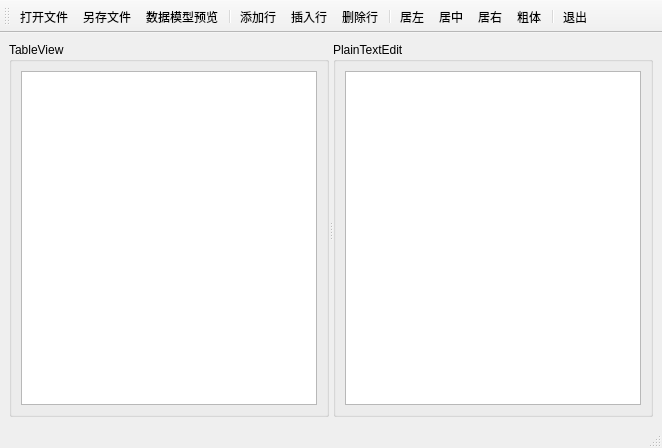
<?xml version="1.0" encoding="UTF-8"?>
<ui version="4.0">
 <class>MainWindow</class>
 <widget class="QMainWindow" name="MainWindow">
  <property name="geometry">
   <rect>
    <x>0</x>
    <y>0</y>
    <width>662</width>
    <height>448</height>
   </rect>
  </property>
  <property name="minimumSize">
   <size>
    <width>0</width>
    <height>0</height>
   </size>
  </property>
  <property name="windowTitle">
   <string>QTableView与QStandardItemModel</string>
  </property>
  <widget class="QWidget" name="centralwidget">
   <layout class="QGridLayout" name="gridLayout_3">
    <item row="0" column="0">
     <widget class="QSplitter" name="splitter">
      <property name="orientation">
       <enum>Qt::Horizontal</enum>
      </property>
      <widget class="QGroupBox" name="groupBox">
       <property name="title">
        <string>TableView</string>
       </property>
       <layout class="QGridLayout" name="gridLayout">
        <item row="0" column="0">
         <widget class="QTableView" name="tableView"/>
        </item>
       </layout>
      </widget>
      <widget class="QGroupBox" name="groupBox_2">
       <property name="title">
        <string>PlainTextEdit</string>
       </property>
       <layout class="QGridLayout" name="gridLayout_2">
        <item row="0" column="0">
         <widget class="QPlainTextEdit" name="plainTextEdit"/>
        </item>
       </layout>
      </widget>
     </widget>
    </item>
   </layout>
  </widget>
  <widget class="QMenuBar" name="menubar">
   <property name="geometry">
    <rect>
     <x>0</x>
     <y>0</y>
     <width>662</width>
     <height>21</height>
    </rect>
   </property>
  </widget>
  <widget class="QStatusBar" name="statusbar"/>
  <widget class="QToolBar" name="toolBar">
   <property name="contextMenuPolicy">
    <enum>Qt::DefaultContextMenu</enum>
   </property>
   <property name="windowTitle">
    <string>toolBar</string>
   </property>
   <property name="toolButtonStyle">
    <enum>Qt::ToolButtonTextUnderIcon</enum>
   </property>
   <attribute name="toolBarArea">
    <enum>TopToolBarArea</enum>
   </attribute>
   <attribute name="toolBarBreak">
    <bool>false</bool>
   </attribute>
   <addaction name="actOpen"/>
   <addaction name="actSave"/>
   <addaction name="actModelData"/>
   <addaction name="separator"/>
   <addaction name="actAppend"/>
   <addaction name="actInsert"/>
   <addaction name="actDelete"/>
   <addaction name="separator"/>
   <addaction name="actAlignLeft"/>
   <addaction name="actAlignCenter"/>
   <addaction name="actAlignRight"/>
   <addaction name="actFontBold"/>
   <addaction name="separator"/>
   <addaction name="actExit"/>
  </widget>
  <action name="actOpen">
   <property name="icon">
    <iconset resource="qrc.qrc">
     <normaloff>:/images/icons/open.bmp</normaloff>:/images/icons/open.bmp</iconset>
   </property>
   <property name="text">
    <string>打开文件</string>
   </property>
   <property name="toolTip">
    <string>打开文件</string>
   </property>
  </action>
  <action name="actSave">
   <property name="icon">
    <iconset resource="qrc.qrc">
     <normaloff>:/images/icons/save.bmp</normaloff>:/images/icons/save.bmp</iconset>
   </property>
   <property name="text">
    <string>另存文件</string>
   </property>
   <property name="toolTip">
    <string>另存文件</string>
   </property>
  </action>
  <action name="actAppend">
   <property name="icon">
    <iconset resource="qrc.qrc">
     <normaloff>:/images/icons/append.bmp</normaloff>:/images/icons/append.bmp</iconset>
   </property>
   <property name="text">
    <string>添加行</string>
   </property>
   <property name="toolTip">
    <string>添加一行</string>
   </property>
  </action>
  <action name="actInsert">
   <property name="icon">
    <iconset resource="qrc.qrc">
     <normaloff>:/images/icons/306.bmp</normaloff>:/images/icons/306.bmp</iconset>
   </property>
   <property name="text">
    <string>插入行</string>
   </property>
   <property name="toolTip">
    <string>插入一行</string>
   </property>
  </action>
  <action name="actDelete">
   <property name="icon">
    <iconset resource="qrc.qrc">
     <normaloff>:/images/icons/delete.bmp</normaloff>:/images/icons/delete.bmp</iconset>
   </property>
   <property name="text">
    <string>删除行</string>
   </property>
   <property name="toolTip">
    <string>删除当前行</string>
   </property>
  </action>
  <action name="actExit">
   <property name="icon">
    <iconset resource="qrc.qrc">
     <normaloff>:/images/icons/exit.bmp</normaloff>:/images/icons/exit.bmp</iconset>
   </property>
   <property name="text">
    <string>退出</string>
   </property>
   <property name="toolTip">
    <string>退出</string>
   </property>
  </action>
  <action name="actModelData">
   <property name="icon">
    <iconset resource="qrc.qrc">
     <normaloff>:/images/icons/export1.bmp</normaloff>:/images/icons/export1.bmp</iconset>
   </property>
   <property name="text">
    <string>数据模型预览</string>
   </property>
   <property name="toolTip">
    <string>模型数据显示到文本框里</string>
   </property>
  </action>
  <action name="actAlignLeft">
   <property name="icon">
    <iconset resource="qrc.qrc">
     <normaloff>:/images/icons/508.bmp</normaloff>:/images/icons/508.bmp</iconset>
   </property>
   <property name="text">
    <string>居左</string>
   </property>
   <property name="toolTip">
    <string>文字左对齐</string>
   </property>
  </action>
  <action name="actAlignCenter">
   <property name="icon">
    <iconset resource="qrc.qrc">
     <normaloff>:/images/icons/510.bmp</normaloff>:/images/icons/510.bmp</iconset>
   </property>
   <property name="text">
    <string>居中</string>
   </property>
   <property name="toolTip">
    <string>文字居中对齐</string>
   </property>
  </action>
  <action name="actAlignRight">
   <property name="icon">
    <iconset resource="qrc.qrc">
     <normaloff>:/images/icons/512.bmp</normaloff>:/images/icons/512.bmp</iconset>
   </property>
   <property name="text">
    <string>居右</string>
   </property>
   <property name="toolTip">
    <string>文字右对齐</string>
   </property>
  </action>
  <action name="actFontBold">
   <property name="checkable">
    <bool>true</bool>
   </property>
   <property name="icon">
    <iconset resource="qrc.qrc">
     <normaloff>:/images/icons/500.bmp</normaloff>:/images/icons/500.bmp</iconset>
   </property>
   <property name="text">
    <string>粗体</string>
   </property>
   <property name="toolTip">
    <string>粗体字体</string>
   </property>
  </action>
 </widget>
 <resources>
  <include location="qrc.qrc"/>
 </resources>
 <connections>
  <connection>
   <sender>actExit</sender>
   <signal>triggered()</signal>
   <receiver>MainWindow</receiver>
   <slot>close()</slot>
   <hints>
    <hint type="sourcelabel">
     <x>-1</x>
     <y>-1</y>
    </hint>
    <hint type="destinationlabel">
     <x>330</x>
     <y>223</y>
    </hint>
   </hints>
  </connection>
 </connections>
</ui>
